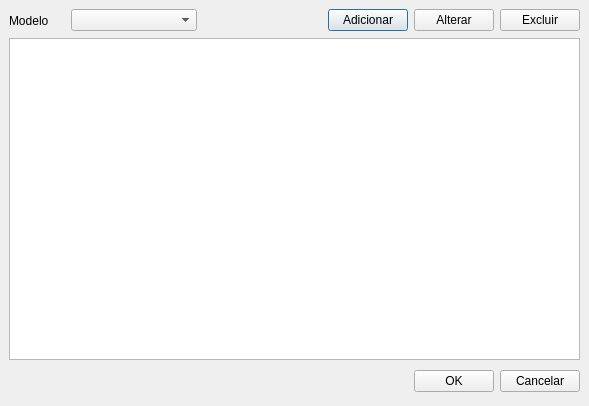
<ui version="4.0" >
 <author></author>
 <comment></comment>
 <exportmacro></exportmacro>
 <class>Modelos</class>
 <widget class="QDialog" name="Modelos" >
  <property name="geometry" >
   <rect>
    <x>0</x>
    <y>0</y>
    <width>589</width>
    <height>406</height>
   </rect>
  </property>
  <property name="windowTitle" >
   <string>Selecione o Modelo</string>
  </property>
  <property name="windowIcon" >
   <iconset resource="../res/rs.qrc" >:/png/buttons/16/frameprint.png</iconset>
  </property>
  <layout class="QGridLayout" >
   <property name="margin" >
    <number>9</number>
   </property>
   <property name="spacing" >
    <number>6</number>
   </property>
   <item row="0" column="0" >
    <layout class="QHBoxLayout" >
     <property name="margin" >
      <number>0</number>
     </property>
     <property name="spacing" >
      <number>6</number>
     </property>
     <item>
      <widget class="QLabel" name="label" >
       <property name="text" >
        <string>Modelo</string>
       </property>
      </widget>
     </item>
     <item>
      <spacer>
       <property name="orientation" >
        <enum>Qt::Horizontal</enum>
       </property>
       <property name="sizeType" >
        <enum>QSizePolicy::Maximum</enum>
       </property>
       <property name="sizeHint" >
        <size>
         <width>16</width>
         <height>23</height>
        </size>
       </property>
      </spacer>
     </item>
     <item>
      <widget class="QComboBox" name="comboBox" >
       <property name="sizePolicy" >
        <sizepolicy>
         <hsizetype>3</hsizetype>
         <vsizetype>0</vsizetype>
         <horstretch>0</horstretch>
         <verstretch>0</verstretch>
        </sizepolicy>
       </property>
      </widget>
     </item>
     <item>
      <spacer>
       <property name="orientation" >
        <enum>Qt::Horizontal</enum>
       </property>
       <property name="sizeHint" >
        <size>
         <width>51</width>
         <height>23</height>
        </size>
       </property>
      </spacer>
     </item>
     <item>
      <widget class="QPushButton" name="btAdd" >
       <property name="text" >
        <string>Adicionar</string>
       </property>
       <property name="icon" >
        <iconset resource="../res/rs.qrc" >:/png/buttons/16/edit_add.png</iconset>
       </property>
      </widget>
     </item>
     <item>
      <widget class="QPushButton" name="btEdit" >
       <property name="text" >
        <string>Alterar</string>
       </property>
       <property name="icon" >
        <iconset resource="../res/rs.qrc" >:/png/buttons/16/cell_layout.png</iconset>
       </property>
      </widget>
     </item>
     <item>
      <widget class="QPushButton" name="btDelete" >
       <property name="text" >
        <string>Excluir</string>
       </property>
       <property name="icon" >
        <iconset resource="../res/rs.qrc" >:/png/buttons/16/button_cancel.png</iconset>
       </property>
      </widget>
     </item>
    </layout>
   </item>
   <item row="1" column="0" >
    <widget class="QTextBrowser" name="textBrowser" />
   </item>
   <item row="2" column="0" >
    <layout class="QHBoxLayout" >
     <property name="margin" >
      <number>0</number>
     </property>
     <property name="spacing" >
      <number>6</number>
     </property>
     <item>
      <spacer>
       <property name="orientation" >
        <enum>Qt::Horizontal</enum>
       </property>
       <property name="sizeHint" >
        <size>
         <width>131</width>
         <height>31</height>
        </size>
       </property>
      </spacer>
     </item>
     <item>
      <widget class="QPushButton" name="okButton" >
       <property name="text" >
        <string>OK</string>
       </property>
       <property name="icon" >
        <iconset resource="../res/rs.qrc" >:/png/buttons/16/agt_action_success.png</iconset>
       </property>
      </widget>
     </item>
     <item>
      <widget class="QPushButton" name="cancelButton" >
       <property name="text" >
        <string>Cancelar</string>
       </property>
       <property name="icon" >
        <iconset resource="../res/rs.qrc" >:/png/buttons/16/agt_action_fail.png</iconset>
       </property>
      </widget>
     </item>
    </layout>
   </item>
  </layout>
 </widget>
 <pixmapfunction></pixmapfunction>
 <resources>
  <include location="../res/rs.qrc" />
 </resources>
 <connections>
  <connection>
   <sender>okButton</sender>
   <signal>clicked()</signal>
   <receiver>Modelos</receiver>
   <slot>accept()</slot>
   <hints>
    <hint type="sourcelabel" >
     <x>478</x>
     <y>394</y>
    </hint>
    <hint type="destinationlabel" >
     <x>96</x>
     <y>254</y>
    </hint>
   </hints>
  </connection>
  <connection>
   <sender>cancelButton</sender>
   <signal>clicked()</signal>
   <receiver>Modelos</receiver>
   <slot>reject()</slot>
   <hints>
    <hint type="sourcelabel" >
     <x>578</x>
     <y>394</y>
    </hint>
    <hint type="destinationlabel" >
     <x>179</x>
     <y>282</y>
    </hint>
   </hints>
  </connection>
 </connections>
</ui>
